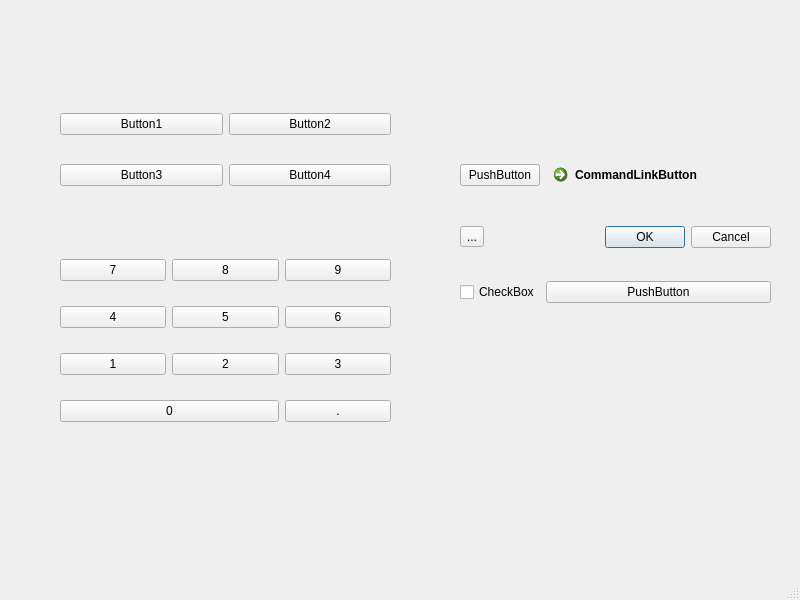
<?xml version="1.0" encoding="UTF-8"?>
<ui version="4.0">
 <class>MainWindow</class>
 <widget class="QMainWindow" name="MainWindow">
  <property name="geometry">
   <rect>
    <x>0</x>
    <y>0</y>
    <width>800</width>
    <height>600</height>
   </rect>
  </property>
  <property name="windowTitle">
   <string>MainWindow</string>
  </property>
  <widget class="QWidget" name="centralwidget">
   <widget class="QWidget" name="layoutWidget">
    <property name="geometry">
     <rect>
      <x>60</x>
      <y>90</y>
      <width>331</width>
      <height>121</height>
     </rect>
    </property>
    <layout class="QGridLayout" name="gridLayout">
     <item row="0" column="0">
      <widget class="QPushButton" name="pushButton">
       <property name="text">
        <string>Button1</string>
       </property>
      </widget>
     </item>
     <item row="0" column="1">
      <widget class="QPushButton" name="pushButton_2">
       <property name="text">
        <string>Button2</string>
       </property>
      </widget>
     </item>
     <item row="1" column="0">
      <widget class="QPushButton" name="pushButton_3">
       <property name="text">
        <string>Button3</string>
       </property>
      </widget>
     </item>
     <item row="1" column="1">
      <widget class="QPushButton" name="pushButton_4">
       <property name="text">
        <string>Button4</string>
       </property>
      </widget>
     </item>
    </layout>
   </widget>
   <widget class="QWidget" name="layoutWidget">
    <property name="geometry">
     <rect>
      <x>60</x>
      <y>240</y>
      <width>331</width>
      <height>201</height>
     </rect>
    </property>
    <layout class="QGridLayout" name="gridLayout_2">
     <item row="0" column="0">
      <widget class="QPushButton" name="pushButton_5">
       <property name="text">
        <string>7</string>
       </property>
      </widget>
     </item>
     <item row="0" column="1">
      <widget class="QPushButton" name="pushButton_6">
       <property name="text">
        <string>8</string>
       </property>
      </widget>
     </item>
     <item row="0" column="2">
      <widget class="QPushButton" name="pushButton_7">
       <property name="text">
        <string>9</string>
       </property>
      </widget>
     </item>
     <item row="1" column="0">
      <widget class="QPushButton" name="pushButton_11">
       <property name="text">
        <string>4</string>
       </property>
      </widget>
     </item>
     <item row="1" column="1">
      <widget class="QPushButton" name="pushButton_10">
       <property name="text">
        <string>5</string>
       </property>
      </widget>
     </item>
     <item row="1" column="2">
      <widget class="QPushButton" name="pushButton_9">
       <property name="text">
        <string>6</string>
       </property>
      </widget>
     </item>
     <item row="2" column="0">
      <widget class="QPushButton" name="pushButton_12">
       <property name="text">
        <string>1</string>
       </property>
      </widget>
     </item>
     <item row="2" column="1">
      <widget class="QPushButton" name="pushButton_14">
       <property name="text">
        <string>2</string>
       </property>
      </widget>
     </item>
     <item row="2" column="2">
      <widget class="QPushButton" name="pushButton_13">
       <property name="text">
        <string>3</string>
       </property>
      </widget>
     </item>
     <item row="3" column="0" colspan="2">
      <widget class="QPushButton" name="pushButton_15">
       <property name="text">
        <string>0</string>
       </property>
      </widget>
     </item>
     <item row="3" column="2">
      <widget class="QPushButton" name="pushButton_16">
       <property name="text">
        <string>.</string>
       </property>
      </widget>
     </item>
    </layout>
   </widget>
   <widget class="QWidget" name="gridLayoutWidget">
    <property name="geometry">
     <rect>
      <x>460</x>
      <y>130</y>
      <width>311</width>
      <height>201</height>
     </rect>
    </property>
    <layout class="QGridLayout" name="gridLayout_3">
     <item row="0" column="0">
      <widget class="QPushButton" name="pushButton_8">
       <property name="text">
        <string>PushButton</string>
       </property>
      </widget>
     </item>
     <item row="2" column="0">
      <widget class="QCheckBox" name="checkBox">
       <property name="text">
        <string>CheckBox</string>
       </property>
      </widget>
     </item>
     <item row="1" column="0">
      <widget class="QToolButton" name="toolButton">
       <property name="text">
        <string>...</string>
       </property>
      </widget>
     </item>
     <item row="0" column="1">
      <widget class="QCommandLinkButton" name="commandLinkButton">
       <property name="text">
        <string>CommandLinkButton</string>
       </property>
      </widget>
     </item>
     <item row="1" column="1">
      <widget class="QDialogButtonBox" name="buttonBox">
       <property name="standardButtons">
        <set>QDialogButtonBox::Cancel|QDialogButtonBox::Ok</set>
       </property>
      </widget>
     </item>
     <item row="2" column="1">
      <widget class="QPushButton" name="pushButton_17">
       <property name="text">
        <string>PushButton</string>
       </property>
      </widget>
     </item>
    </layout>
   </widget>
  </widget>
  <widget class="QMenuBar" name="menubar">
   <property name="geometry">
    <rect>
     <x>0</x>
     <y>0</y>
     <width>800</width>
     <height>22</height>
    </rect>
   </property>
  </widget>
  <widget class="QStatusBar" name="statusbar"/>
 </widget>
 <resources/>
 <connections/>
</ui>
